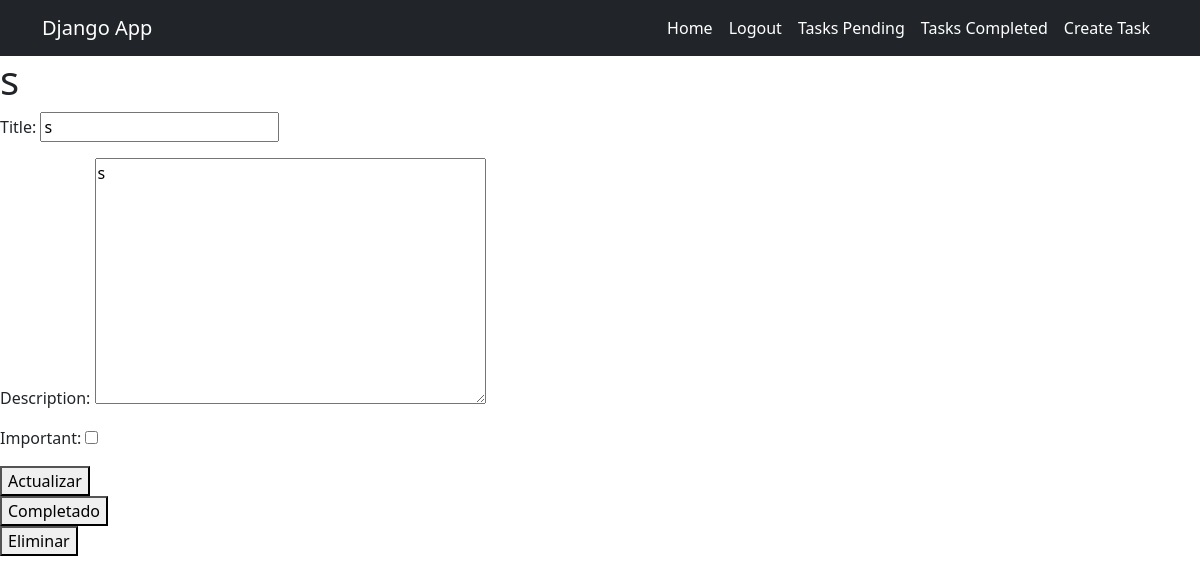
The app's page /tasks/3/ (signed in), older data.
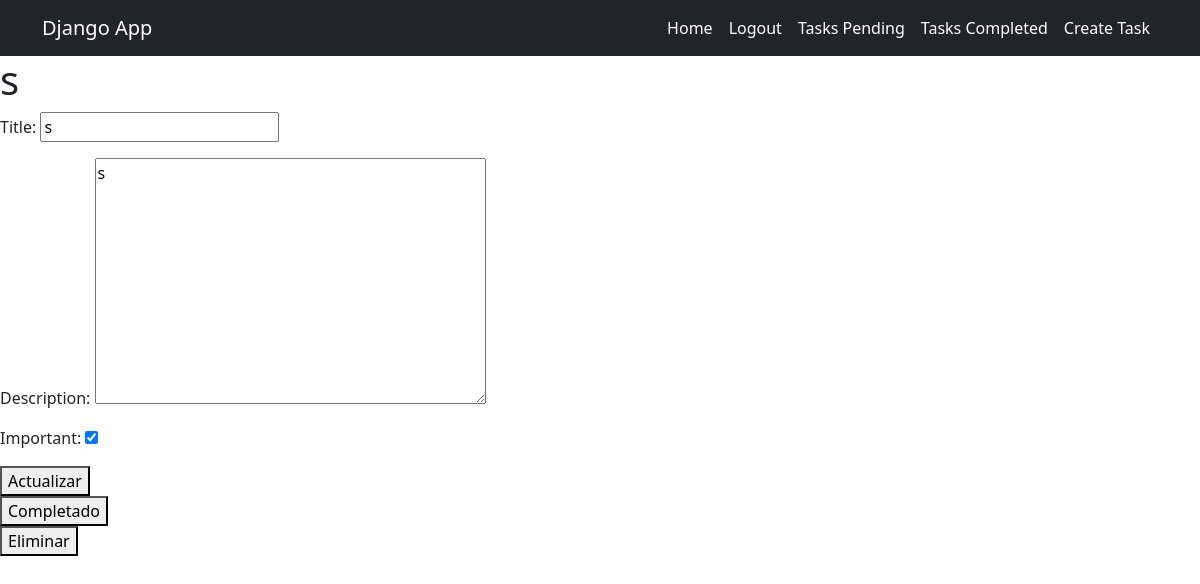
The same page, newer data.
### tasks/models.py (models this page shows, shortened)
class Task(models.Model):
    title = models.CharField(max_length=100)
    description = models.TextField(blank=True)
    created = models.DateTimeField(auto_now_add=True)
    datecompleted = models.DateTimeField(null=True, blank=True)
    important = models.BooleanField(default=False)
    user = models.ForeignKey(User, on_delete=models.CASCADE)

### tasks/views.py (the view, shortened to what this page needs)
# urls.py: path('tasks/<int:task_id>/', views.task_detail, name = 'task_detail'),
@login_required
def task_detail(request, task_id):
    if request.method == 'GET':
        task = get_object_or_404(Task, pk = task_id, user = request.user)
        form = TaskForm(instance = task)
        return render (request, 'task_detail.html',{
            'task': task,
            'form': form
        })

### tasks/forms.py
class TaskForm(ModelForm):
    class Meta:
        model = Task
        fields = ['title', 'description', 'important']

### tasks/templates/task_detail.html (shortened to what this page needs)
{% extends 'base.html' %}
{% block content %}
<h1> {{task.title}} </h1>
    <form method="POST">
        {{form.as_p}}
        <button>
            Actualizar
        </button>
    </form>
    <form action={% url 'complete_task' task.id %} method="POST">
        <button type="submit">
            Completado
        </button>
    </form>
    <form action={% url 'delete_task' task.id %} method="POST">
        <button type="submit">
            Eliminar
        </button>
    </form>
{% endblock %}

Row changes from the older to the newer data that the page shows:
changed Task: important "☐" → "☑"
